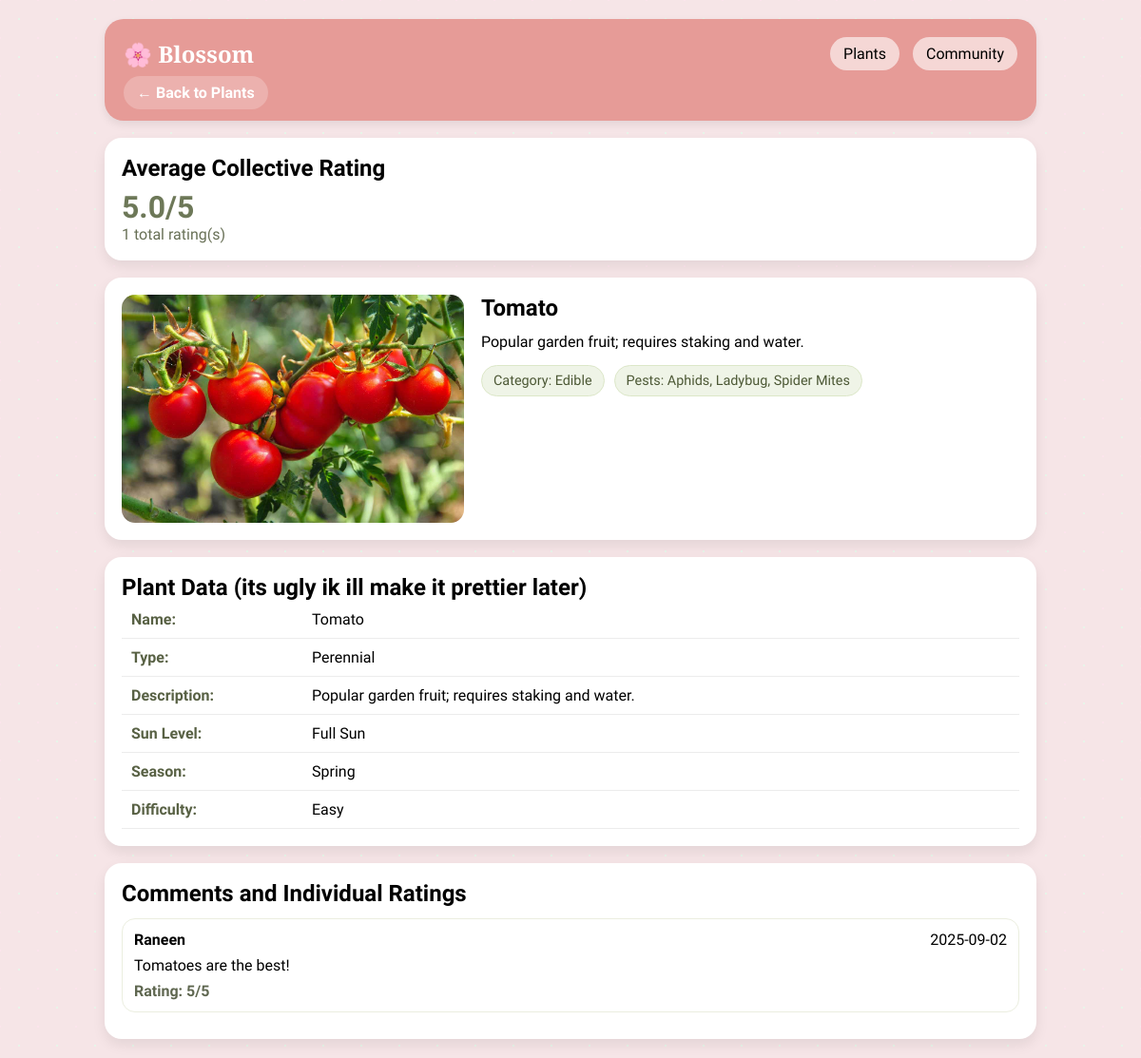
/detail.php?plant_id=2, run on the app's committed database.
### tables this page shows
CREATE TABLE plants
(
	plant_id		INT			AUTO_INCREMENT NOT NULL,
    plant_name		VARCHAR(50)	NOT NULL,
    plant_type		VARCHAR(50)	NOT NULL,
    plant_desc		VARCHAR(60)	NOT NULL,
    sun_level		VARCHAR(50)	NOT NULL,
    season_id	INT		NOT NULL,
    difficulty		VARCHAR(30)	NOT NULL,
    plant_img		VARCHAR(50)	NOT NULL,
    CONSTRAINT plants_pk
		PRIMARY KEY (plant_id),
	CONSTRAINT plants_seaons_fk
		FOREIGN KEY (season_id) REFERENCES seasons (season_id)
);

CREATE TABLE comments
(
	comment_id		INT				AUTO_INCREMENT NOT NULL,
    comment_text	VARCHAR(255)	NOT NULL,
    rating			INT,
    comment_date	DATE			NOT NULL,
    plant_id		INT,
    post_id			INT,
    user_id			INT				NOT NULL,
    CONSTRAINT comments_pk
		PRIMARY KEY (comment_id),
	CONSTRAINT comments_plants_fk
		FOREIGN KEY (plant_id) REFERENCES plants (plant_id),
	CONSTRAINT comments_posts_fk
		FOREIGN KEY (post_id) REFERENCES posts (post_id),
	CONSTRAINT comments_users_fk
		FOREIGN KEY (user_id) REFERENCES users (user_id)
);

CREATE TABLE users
(
	user_id			INT			AUTO_INCREMENT NOT NULL,
    user_name		VARCHAR(50)	UNIQUE NOT NULL,
    CONSTRAINT	users_pk
		PRIMARY KEY (user_id)
);

### detail.php (the view, shortened to what this page needs)
<?php
include('db_connection.php');
function escape($value)
{
	return htmlspecialchars((string) $value, ENT_QUOTES, 'UTF-8');
}
function resolvePlantImage($fileName)
{
	$name = trim((string) $fileName);
	$baseName = pathinfo($name, PATHINFO_FILENAME);
	$hasExtension = pathinfo($name, PATHINFO_EXTENSION) !== '';
	$candidates = array($name);
	foreach (array_unique($candidates) as $candidate) {
		$safeCandidate = basename($candidate);
		if (file_exists(__DIR__ . '/images/' . $safeCandidate)) {
			return 'images/' . $safeCandidate;
		}
	}
	return 'https://placehold.co/1200x600/F6E5E7/828C6A?text=' . rawurlencode($baseName ?: 'Plant');
}
function getRatingSummary($con, $columnName, $itemId)
{
	$itemId = (int) $itemId;
	$sql = "SELECT ROUND(AVG(rating), 1) AS avg_rating, COUNT(rating) AS rating_count
		FROM comments
		WHERE $columnName = $itemId AND rating IS NOT NULL";
	$result = mysqli_query($con, $sql);
	$row = mysqli_fetch_assoc($result);
	return array(
		'avg_rating' => $row && $row['avg_rating'] !== null ? (float) $row['avg_rating'] : null,
		'rating_count' => $row ? (int) $row['rating_count'] : 0
	);
}
$plantId = isset($_GET['plant_id']) ? (int) $_GET['plant_id'] : 0;
$postId = isset($_GET['post_id']) ? (int) $_GET['post_id'] : 0;
$plant = null;
$comments = array();
$ratingSummary = array('avg_rating' => null, 'rating_count' => 0);
$pageType = '';
$errorMessage = '';
if ($plantId > 0) {
	$pageType = 'plant';
	$plantQuery = "SELECT
		p.plant_id,
		p.plant_name,
		p.plant_type,
		p.plant_desc,
		p.sun_level,
		p.season_id,
		p.difficulty,
		p.plant_img,
		s.start_plant,
		s.end_plant,
		GROUP_CONCAT(DISTINCT c.category_name ORDER BY c.category_name SEPARATOR ', ') AS categories,
		GROUP_CONCAT(DISTINCT pe.pest_name ORDER BY pe.pest_name SEPARATOR ', ') AS pests,
		CASE
		WHEN s.start_plant IN (12, 1, 2) THEN 'Winter'
		WHEN s.start_plant BETWEEN 3 and 5 THEN 'Spring'
		WHEN s.start_plant BETWEEN 6 and 8 THEN 'Summer'
		WHEN s.start_plant BETWEEN 9 and 11 THEN 'Fall'
		ELSE 'Unknown'
		END AS planting_season
	FROM plants AS p
	INNER JOIN seasons AS s ON p.season_id = s.season_id
	LEFT JOIN plants_categories AS pc ON p.plant_id = pc.plant_id
	LEFT JOIN categories AS c ON pc.category_id = c.category_id
	LEFT JOIN plants_pests AS pp ON p.plant_id = pp.plant_id
	LEFT JOIN pests AS pe ON pp.pest_id = pe.pest_id
	WHERE p.plant_id = $plantId
	GROUP BY
		p.plant_id,
		p.plant_name,
		p.plant_type,
		p.plant_desc,
		p.sun_level,
		p.season_id,
		p.difficulty,
		p.plant_img,
		s.start_plant,
		s.end_plant";
	$plantResult = mysqli_query($con, $plantQuery);
	if ($plantResult && mysqli_num_rows($plantResult) > 0) {
		$plant = mysqli_fetch_assoc($plantResult);
	} else {
		$errorMessage = 'Plant not found.';
	}
	$ratingSummary = getRatingSummary($con, 'plant_id', $plantId);
	$commentsQuery = "SELECT
		c.comment_text,
		c.rating,
		c.comment_date,
		u.user_name
	FROM comments AS c
	INNER JOIN users AS u ON c.user_id = u.user_id
	WHERE c.plant_id = $plantId
	ORDER BY c.comment_date DESC, c.comment_id DESC";
	$commentsResult = mysqli_query($con, $commentsQuery);
	if ($commentsResult) {
		while ($row = mysqli_fetch_assoc($commentsResult)) {
			$comments[] = $row;
		}
	}
} else {
	$errorMessage = 'Select a plant or post card to view details.';
}
?>
<html lang="en">
<head>
	<link rel="stylesheet" href="style.css">
</head>
<body class="detail-page">
	<div class="detail-layout">
		<div class="header detail-header">
			<div class="header-top">
				<div class="logo">🌸 Blossom</div>
				<div class="tabs">
					<a href="index.php" class="<?php echo basename($_SERVER['PHP_SELF']) == 'index.php' ? 'active' : ''; ?>">Plants</a>
					<a href="community.php" class="<?php echo basename($_SERVER['PHP_SELF']) == 'community.php' ? 'active' : ''; ?>">Community</a>
				</div>
			</div>
			<a class="back-link" href="<?php echo $pageType === 'post' ? 'community.php' : 'index.php'; ?>">← Back to <?php echo $pageType === 'post' ? 'Community' : 'Plants'; ?></a>
		</div>
		<?php if ($errorMessage !== '') { ?>
			<div class="empty-state"><?php echo escape($errorMessage); ?></div>
		<?php } else { ?>
			<section class="rating-summary">
				<h2>Average Collective Rating</h2>
				<p class="rating-value">
					<?php if ($ratingSummary['avg_rating'] !== null) { ?>
						<?php echo escape(number_format($ratingSummary['avg_rating'], 1)); ?>/5
					<?php } else { ?>
						No rating yet
					<?php } ?>
				</p>
				<p class="rating-count"><?php echo escape($ratingSummary['rating_count']); ?> total rating(s)</p>
			</section>
			<?php if ($pageType === 'plant' && $plant) { ?>
				<section class="detail-hero">
					<img src="<?php echo escape(resolvePlantImage($plant['plant_img'])); ?>" alt="<?php echo escape($plant['plant_name']); ?>">
					<div>
						<h1><?php echo escape($plant['plant_name']); ?></h1>
						<p><?php echo escape($plant['plant_desc']); ?></p>
						<div class="detail-pill-row">
							<span class="detail-pill">Category: <?php echo escape($plant['categories'] ?: 'None listed'); ?></span>
							<span class="detail-pill">Pests: <?php echo escape($plant['pests'] ?: 'None listed'); ?></span>
						</div>
					</div>
				</section>
				<section class="detail-table-wrap">
					<h2>Plant Data (its ugly ik ill make it prettier later)</h2>
					<table class="detail-table">
						<tr><th>Name:</th><td><?php echo escape($plant['plant_name']); ?></td></tr>
						<tr><th>Type:</th><td><?php echo escape($plant['plant_type']); ?></td></tr>
						<tr><th>Description:</th><td><?php echo escape($plant['plant_desc']); ?></td></tr>
						<tr><th>Sun Level:</th><td><?php echo escape($plant['sun_level']); ?></td></tr>
						<tr><th>Season:</th><td><?php echo escape($plant['planting_season']); ?></td></tr>
						<tr><th>Difficulty:</th><td><?php echo escape($plant['difficulty']); ?></td></tr>
					</table>
				</section>
			<?php } ?>
			<section class="comments-section">
				<h2>Comments and Individual Ratings</h2>
				<?php if (!empty($comments)) { ?>
					<?php foreach ($comments as $comment) { ?>
						<article class="comment-card">
							<div class="comment-top-row">
								<strong><?php echo escape($comment['user_name']); ?></strong>
								<span><?php echo escape($comment['comment_date']); ?></span>
							</div>
							<p><?php echo escape($comment['comment_text']); ?></p>
							<p class="individual-rating">Rating: <?php echo $comment['rating'] !== null ? escape($comment['rating']) . '/5' : 'Not rated'; ?></p>
						</article>
					<?php } ?>
				<?php } else { ?>
					<div class="empty-state">No comments yet for this <?php echo $pageType === 'post' ? 'post' : 'plant'; ?>.</div>
				<?php } ?>
			</section>
		<?php } ?>
	</div>
</body>
</html>

### style.css (style rules this page uses)
:root { --off-white: #F6E5E7; --green: #828C6A; --light-green: #A0AB89; --light-pink: #EFC0BC; --pink: #E69B97; }
* { box-sizing: border-box; margin: 0; padding: 0; }
body { font-family: 'Quicksand', sans-serif; background-color: #F6E5E7; background-image: radial-gradient(#e8f5e9 1px, transparent 1px), radial-gradient(#fce4ec 1px, transparent 1px); background-size: 40px 40px; background-position: 0 0, 20px 20px; display: flex; min-height: 100vh; align-items: stretch; }
.header { background: var(--pink); padding: 20px; border-radius: 20px; margin-bottom: 20px; box-shadow: 0 4px 10px rgba(0, 0, 0, 0.08); }
.header-top { display: flex; justify-content: space-between; align-items: center; margin-bottom: 15px; }
.logo { font-family: 'Cormorant Garamond', serif; font-size: 24px; font-weight: bold; color: #fff; }
.tabs a { text-decoration: none; background: rgba(255, 255, 255, 0.6); padding: 8px 14px; border-radius: 20px; margin-left: 10px; cursor: pointer; color: #000; }
body.detail-page { display: block; min-height: 100vh; padding: 20px; }
.detail-layout { max-width: 980px; margin: 0 auto; }
.detail-header { margin-bottom: 18px; }
.back-link { text-decoration: none; color: #fff; font-weight: 600; background: rgba(255, 255, 255, 0.22); border-radius: 999px; padding: 8px 14px; }
.rating-summary { background: #fff; border-radius: 18px; padding: 18px; box-shadow: 0 6px 14px rgba(0, 0, 0, 0.08); margin-bottom: 18px; }
.rating-summary h2 { margin-bottom: 8px; }
.rating-value { font-size: 2rem; font-weight: 700; color: #6d7858; }
.rating-count { color: #687056; }
.detail-hero { display: grid; grid-template-columns: minmax(220px, 360px) 1fr; gap: 18px; margin-bottom: 18px; background: #fff; border-radius: 18px; padding: 18px; box-shadow: 0 6px 14px rgba(0, 0, 0, 0.08); }
.detail-hero img { width: 100%; height: 240px; object-fit: cover; border-radius: 14px; }
.detail-hero h1 { margin-bottom: 10px; }
.detail-hero p { margin-bottom: 12px; line-height: 1.5; }
.detail-pill-row { display: flex; flex-wrap: wrap; gap: 10px; }
.detail-pill { background: #eff4e7; border: 1px solid #dce7c8; color: #4c5835; border-radius: 999px; padding: 7px 12px; font-size: 0.9rem; }
.detail-table-wrap { background: #fff; border-radius: 18px; padding: 18px; box-shadow: 0 6px 14px rgba(0, 0, 0, 0.08); margin-bottom: 18px; }
.detail-table { width: 100%; border-collapse: collapse; }
.detail-table th, .detail-table td { text-align: left; padding: 10px; border-bottom: 1px solid #ececec; }
.detail-table th { width: 190px; color: #586144; }
.comments-section { background: #fff; border-radius: 18px; padding: 18px; box-shadow: 0 6px 14px rgba(0, 0, 0, 0.08); }
.comments-section h2 { margin-bottom: 12px; }
.comment-card { border: 1px solid #ebeedf; border-radius: 14px; padding: 12px; margin-bottom: 10px; }
.comment-top-row { display: flex; justify-content: space-between; margin-bottom: 8px; }
.individual-rating { color: #5f6750; font-weight: 600; margin-top: 8px; }

### data on the page
plants: plant_img (picture), plant_name "Tomato", plant_desc "Popular garden fruit; requires staking and water.", plant_type "Perennial", sun_level "Full Sun", difficulty "Easy"
comments: user.user_name "Raneen", comment_date "2025-09-02", comment_text "Tomatoes are the best!", rating "5"

### other printed values
$ratingSummary['avg_rating'] "5.0"
$ratingSummary['rating_count'] "1"
$plant['categories'] ?: 'None listed' "Edible"
$plant['pests'] ?: 'None listed' "Aphids, Ladybug, Spider Mites"
$plant['planting_season'] "Spring"
